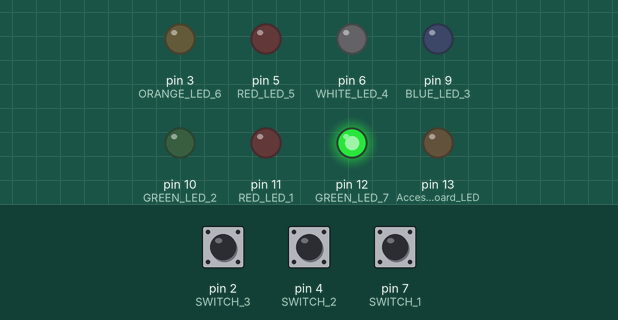
Bench run of a sketch on a simulated Arduino Uno, built with avr-gcc and run on an emulated ATmega328P. Shown: output pins drawn as LEDs (lit = HIGH). The test bench sets the inputs (shaded band); at power-on: pin 2 (SWITCH_3) HIGH, pin 4 (SWITCH_2) HIGH, pin 7 (SWITCH_1) HIGH.

Above: at 1.2 s.
1.3 s: pin 2 (SWITCH_3) pulled LOW for 0.15 s
At 1.37 s:
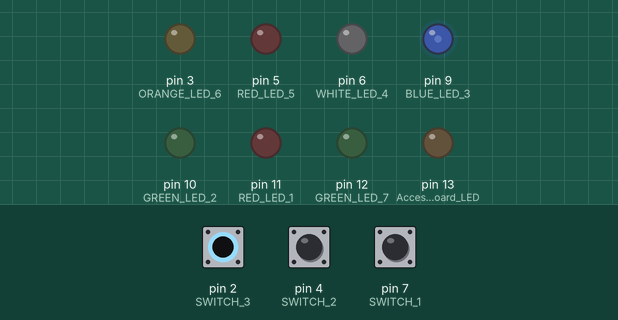
2.9 s: pin 4 (SWITCH_2) pulled LOW for 0.15 s
At 2.97 s:
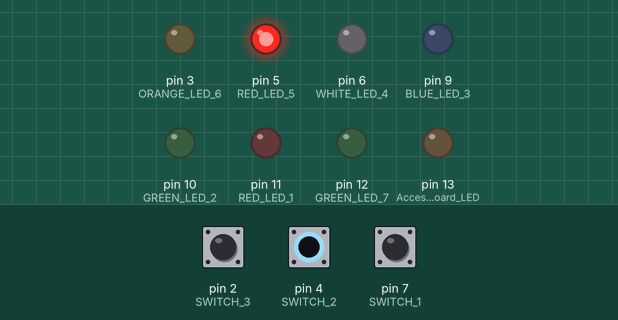
4.5 s: pin 7 (SWITCH_1) pulled LOW for 0.15 s
At 4.57 s:
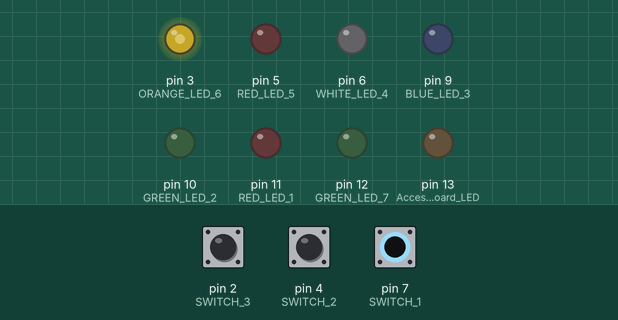
6.1 s: pin 7 (SWITCH_1) pulled LOW for 3.2 s
At 10.1 s:
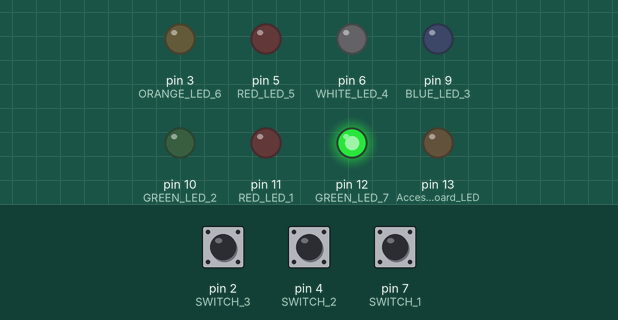
10.8 s: pin 2 (SWITCH_3) pulled LOW for 1 s
At 11.3 s:
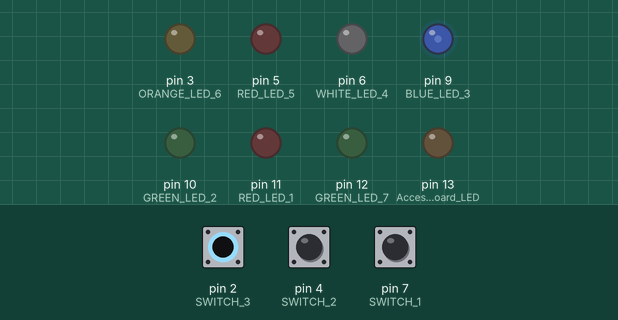
13.3 s: pin 2 (SWITCH_3) pulled LOW for 3.2 s
At 16.8 s:
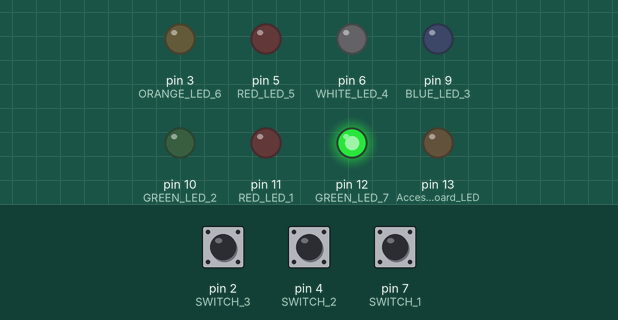
Timing chart, 0 to 18.3 s (numbered marks = the images above; inputs shaded):
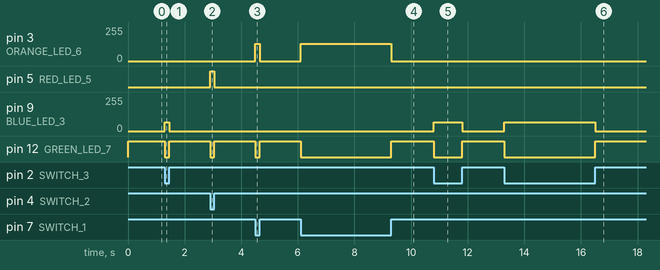

The sketch:

CREATIVE_DAY_5-ver2.ino
```cpp
#include "Arduino.h"

const byte RED_LED_1 = 11;      // pin controlling the cabin lights         // (RED)
const byte GREEN_LED_2 = 10;    // pin controlling the storage lights       // (GREEN)
const byte BLUE_LED_3 = 9;      // pin controlling the exterior lights      // (BLUE)
const byte WHITE_LED_4 = 6;     // pin controlling the corridor lights      // (WHITE)
const byte RED_LED_5 = 5;       // not nice doing it in the dark :)         // (RED)
const byte ORANGE_LED_6 = 3;    // pin controlling the air-lock lights      // (AMBER)
const byte GREEN_LED_7 = 12;    // pin controlling exta lights              // (GREEN) (pin 12 is only digitalWrite)

const byte SWITCH_1 = 7;          // pin connected to switch 1
const byte SWITCH_2 = 4;          // pin connected to switch 2
const byte SWITCH_3 = 2;          // pin connected to switch 3

// controlling brightness of lighting
const byte RED_INTENSITY = 255;
const byte GREEN_INTENSITY = 255;
const byte BLUE_INTENSITY = 64;
const byte AMBER_INTENSITY = 128;
const byte WHITE_INTENSITY =32;

void setup() {
  // turning OFF on board (BUILT-IN LED)
  pinMode(LED_BUILTIN, OUTPUT);     // Access on-board LED
  digitalWrite(LED_BUILTIN, LOW);   // Turn off on-board LED

  // put your setup code here, to run once:
  pinMode(RED_LED_1, OUTPUT);       // pin controlling the cabin lights       // (RED)
  pinMode(GREEN_LED_2, OUTPUT);     // pin controlling the storage lights     // (GREEN)
  pinMode(BLUE_LED_3, OUTPUT);      // pin controlling the exterior lights    // (BLUE)
  pinMode(WHITE_LED_4, OUTPUT);     // pin controlling the corridor lights    // (WHITE)
  pinMode(RED_LED_5, OUTPUT);       // pin controlling the bathroom lights    // (RED)
  pinMode(ORANGE_LED_6, OUTPUT);    // pin controlling the airlock lights     // (AMBER)
  pinMode(GREEN_LED_7, OUTPUT);     // pin controlling EXTRA_LIGHT            // (GREEN)

  // Configure the switch pins as INPUT pins
  pinMode(SWITCH_1, INPUT);           // pin connected to switch 1
  pinMode(SWITCH_2, INPUT);           // pin connected to switch 2
  pinMode(SWITCH_3, INPUT);           // pin connected to switch 3
}

void loop() {
  // Control lights based on switch positions

  // switch off all lights
  if (digitalRead(SWITCH_1) == LOW && digitalRead(SWITCH_2) == LOW && digitalRead(SWITCH_3) == LOW)
  {
    analogWrite(RED_LED_1, 0);                // controlling the cabin lights
    analogWrite(GREEN_LED_2, 0);              // controlling the storage lights
    analogWrite(BLUE_LED_3, 0);               // controlling the exterior lights
    analogWrite(WHITE_LED_4, 0);              // pin controlling the corridor lights
    analogWrite(RED_LED_5, 0);                // pin controlling the toilet lights
    analogWrite(ORANGE_LED_6, 0);             // pin controlling the airlock lights
    digitalWrite(GREEN_LED_7, LOW);           // controlling EXTRA_LIGHTS
  }

  // switch on light 1
  if (digitalRead(SWITCH_1) == HIGH && digitalRead(SWITCH_2) == LOW && digitalRead(SWITCH_3) == LOW)
  {
    analogWrite(RED_LED_1, RED_INTENSITY);      // controlling the cabin lights
    analogWrite(GREEN_LED_2, 0);                // controlling the storage lights
    analogWrite(BLUE_LED_3, 0);                 // controlling the exterior lights
    analogWrite(WHITE_LED_4, 0);                // pin controlling the corridor lights
    analogWrite(RED_LED_5, 0);                  // pin controlling the toilet lights
    analogWrite(ORANGE_LED_6, 0);               // pin controlling the airlock lights
    digitalWrite(GREEN_LED_7, LOW);             // controlling EXTRA_LIGHTS
  }

  // switch on light 2
  if (digitalRead(SWITCH_1) == LOW && digitalRead(SWITCH_2) == HIGH && digitalRead(SWITCH_3) == LOW)
  {
    analogWrite(RED_LED_1, 0);                    // controlling the cabin lights
    analogWrite(GREEN_LED_2, GREEN_INTENSITY);    // controlling the storage lights
    analogWrite(BLUE_LED_3, 0);                   // controlling the exterior lights
    analogWrite(WHITE_LED_4, 0);                  // pin controlling the corridor lights
    analogWrite(RED_LED_5, 0);                    // pin controlling the toilet lights
    analogWrite(ORANGE_LED_6, 0);                 // pin controlling the airlock lights
    digitalWrite(GREEN_LED_7, LOW);               // controlling EXTRA_LIGHTS
  }

  // switch on light 3
  if (digitalRead(SWITCH_1) == HIGH && digitalRead(SWITCH_2) == HIGH && digitalRead(SWITCH_3) == LOW)
  {
    analogWrite(RED_LED_1, 0);                    // controlling the cabin lights
    analogWrite(GREEN_LED_2, 0);                  // controlling the storage lights
    analogWrite(BLUE_LED_3, BLUE_INTENSITY);      // controlling the exterior lights
    analogWrite(WHITE_LED_4, 0);                  // pin controlling the corridor lights
    analogWrite(RED_LED_5, 0);                    // pin controlling the toilet lights
    analogWrite(ORANGE_LED_6, 0);                 // pin controlling the airlock lights
    digitalWrite(GREEN_LED_7, LOW);               // controlling EXTRA_LIGHTS
  }

  // switch on light 4
  if (digitalRead(SWITCH_1) == LOW && digitalRead(SWITCH_2) == LOW && digitalRead(SWITCH_3) == HIGH)
  {
    analogWrite(RED_LED_1, 0);                    // controlling the cabin lights
    analogWrite(GREEN_LED_2, 0);                  // controlling the storage lights
    analogWrite(BLUE_LED_3, 0);                   // controlling the exterior lights
    analogWrite(WHITE_LED_4, WHITE_INTENSITY);    // pin controlling the corridor lights
    analogWrite(RED_LED_5, 0);                    // pin controlling the toilet lights
    analogWrite(ORANGE_LED_6, 0);                 // pin controlling the airlock lights
    digitalWrite(GREEN_LED_7, LOW);               // controlling EXTRA_LIGHTS
  }

  // switch on light 5
  if (digitalRead(SWITCH_1) == HIGH && digitalRead(SWITCH_2) == LOW && digitalRead(SWITCH_3) == HIGH)
  {
    analogWrite(RED_LED_1, 0);                    // controlling the cabin lights
    analogWrite(GREEN_LED_2, 0);                  // controlling the storage lights
    analogWrite(BLUE_LED_3, 0);                   // controlling the exterior lights
    analogWrite(WHITE_LED_4, 0);                  // pin controlling the corridor lights
    analogWrite(RED_LED_5, RED_INTENSITY);        // pin controlling the toilet lights
    analogWrite(ORANGE_LED_6, 0);                 // pin controlling the airlock lights
    digitalWrite(GREEN_LED_7, LOW);               // controlling EXTRA_LIGHTS
  }

  // switch on light 6
  if (digitalRead(SWITCH_1) == LOW && digitalRead(SWITCH_2) == HIGH && digitalRead(SWITCH_3) == HIGH)
  {
    analogWrite(RED_LED_1, 0);                    // controlling the cabin lights
    analogWrite(GREEN_LED_2, 0);                  // controlling the storage lights
    analogWrite(BLUE_LED_3, 0);                   // controlling the exterior lights
    analogWrite(WHITE_LED_4, 0);                  // pin controlling the corridor lights
    analogWrite(RED_LED_5, 0);                    // pin controlling the toilet lights
    analogWrite(ORANGE_LED_6, AMBER_INTENSITY);   // pin controlling the airlock lights
    digitalWrite(GREEN_LED_7, LOW);               // controlling EXTRA_LIGHTS - NOT USED
  }

  // switch on light 7
  if (digitalRead(SWITCH_1) == HIGH && digitalRead(SWITCH_2) == HIGH && digitalRead(SWITCH_3) == HIGH)
  {
    analogWrite(RED_LED_1, 0);              // controlling the cabin lights
    analogWrite(GREEN_LED_2, 0);            // controlling the storage lights
    analogWrite(BLUE_LED_3, 0);             // controlling the exterior lights
    analogWrite(WHITE_LED_4, 0);            // pin controlling the corridor lights
    analogWrite(RED_LED_5, 0);              // pin controlling the toilet lights
    analogWrite(ORANGE_LED_6, 0);           // pin controlling the airlock lights
    digitalWrite(GREEN_LED_7, HIGH);        // controlling EXTRA_LIGHTS
  }
} 
```

Measured:
- after the input at 1.3 s, pin 9 (BLUE_LED_3): 0/255 → 64/255 at once, → 0/255 0.15 s later; pin 12 (GREEN_LED_7): HIGH → LOW at once, → HIGH 0.15 s later
- after the input at 2.9 s, pin 5 (RED_LED_5): LOW → HIGH at once, → LOW 0.15 s later; pin 12 (GREEN_LED_7): HIGH → LOW at once, → HIGH 0.15 s later
- after the input at 4.5 s, pin 3 (ORANGE_LED_6): 0/255 → 128/255 at once, → 0/255 0.15 s later; pin 12 (GREEN_LED_7): HIGH → LOW at once, → HIGH 0.15 s later
- after the input at 6.1 s, pin 3 (ORANGE_LED_6): 0/255 → 128/255 at once, → 0/255 3.2 s later; pin 12 (GREEN_LED_7): HIGH → LOW at once, → HIGH 3.2 s later
- after the input at 10.8 s, pin 9 (BLUE_LED_3): 0/255 → 64/255 at once, → 0/255 1.0 s later; pin 12 (GREEN_LED_7): HIGH → LOW at once, → HIGH 1.0 s later
- after the input at 13.3 s, pin 9 (BLUE_LED_3): 0/255 → 64/255 at once, → 0/255 3.2 s later; pin 12 (GREEN_LED_7): HIGH → LOW at once, → HIGH 3.2 s later
